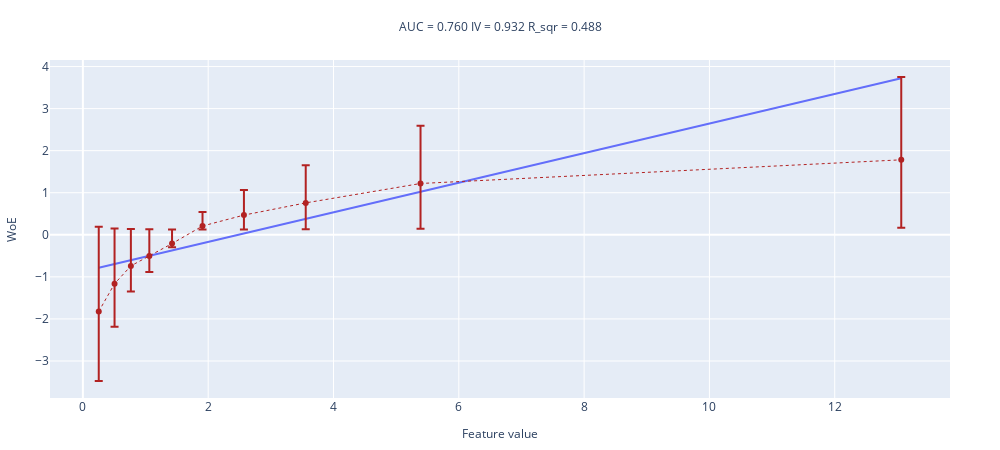

Write notebook code for a chart like this one.
### Markdown cell above
То же самое, график напоминает логарифм, значит надо взять логарифм

### Code cell
woe_line(values=np.exp(x), target=y, n_buckets=10)

### Figure 1 — Plotly figure (JSON) as saved in the notebook; plotly's stock layout.template omitted (floating-point values rounded to 4 significant figures)
{"data": [{"mode": "lines", "name": "interpolation_line", "showlegend": false, "type": "scatter", "x": [0.2533, 0.5054, 0.7661, 1.06, 1.423, 1.909, 2.57, 3.557, 5.389, 13.06], "y": [-0.7827, -0.694, -0.6024, -0.4988, -0.3713, -0.2002, 0.03218, 0.3791, 1.023, 3.722]}, {"error_y": {"array": [-1.655, -1.023, -0.6103, -0.3804, -0.08476, 0.3344, 0.5978, 0.8948, 1.374, 1.971], "arrayminus": [-2.016, -1.315, -0.876, -0.6368, -0.3344, 0.08476, 0.3427, 0.6283, 1.077, 1.616], "symmetric": false, "type": "data"}, "line": {"color": "firebrick", "dash": "dot", "width": 1}, "name": "WoE", "showlegend": false, "type": "scatter", "x": [0.2533, 0.5054, 0.7661, 1.06, 1.423, 1.909, 2.57, 3.557, 5.389, 13.06], "y": [-1.824, -1.164, -0.74, -0.5066, -0.2088, 0.2088, 0.4684, 0.7584, 1.22, 1.782]}], "layout": {"height": 450, "margin": {"b": 50, "l": 50, "r": 50, "t": 60}, "title": {"font": {"size": 12}, "text": "AUC = 0.760 IV = 0.932 R_sqr = 0.488 ", "x": 0.5, "xanchor": "center", "y": 0.95, "yanchor": "top"}, "width": 1000, "xaxis": {"title": {"font": {"size": 12}, "text": "Feature value"}}, "yaxis": {"title": {"font": {"size": 12}, "text": "WoE"}}}}
